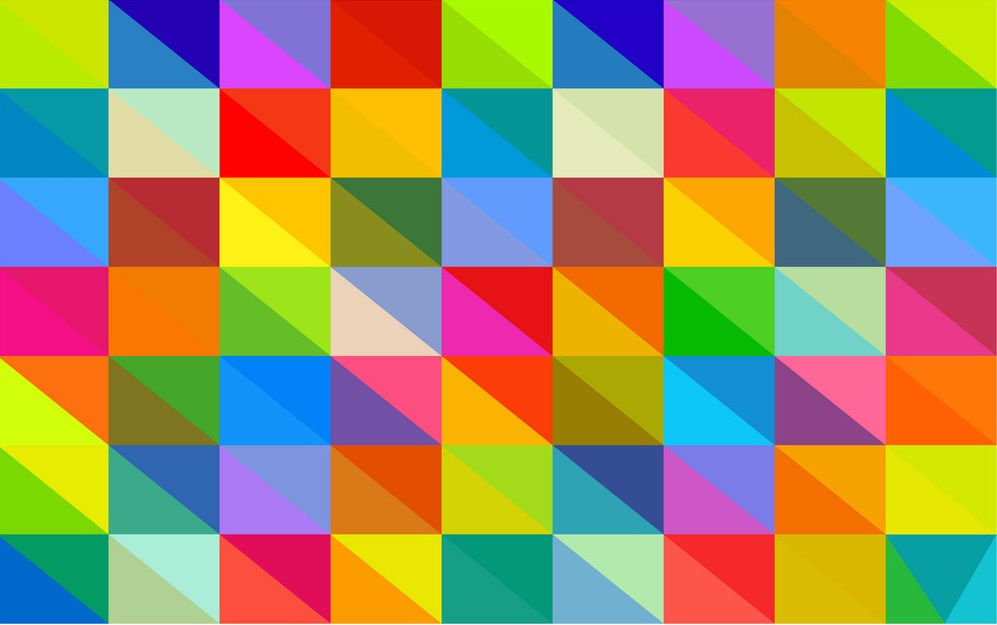
#> input picture multicolor_img.jpg, 997 x 625 px
$ jupyter execute color_detection.ipynb   (shell and % lines are left out)
#> lines starting #> are read from the running program, lines starting #| are printed output that depends on the picture
[cell 1]
#Check the present working directory
import os
os.getcwd()
#

[cell 2]
cd /home/faizan/projects&datasets

[cell 3]
import pandas as pd
import numpy as np
import matplotlib.pyplot as plt
import cv2 as cv

[cell 4]
df=pd.read_csv('colors.csv', names=['color','color_name','hex_value','R','G','B'])
#> (reads colors.csv from the repository)
df.head(5)

[cell 5]
df.columns

[cell 6]
df.info()

[cell 7]
df.shape

[cell 8]
len(df)

[cell 9]
df.dtypes

[cell 10]
df.isnull().any()

[cell 11]
#I have downloaded a multicolor immage from internet
image=cv.imread('multicolor_img.jpg')
#> image is the input picture: shape (625, 997, 3); mean B, G, R 98.6, 141.6, 157.9
image#prints an array of number i.e an array of pixels

[cell 12]
type(image)

[cell 13]
image.dtype

[cell 14]
image.shape
#> Out = (625, 997, 3)

[cell 15]
#resizing the immage
image=cv.resize(image,(600,500))
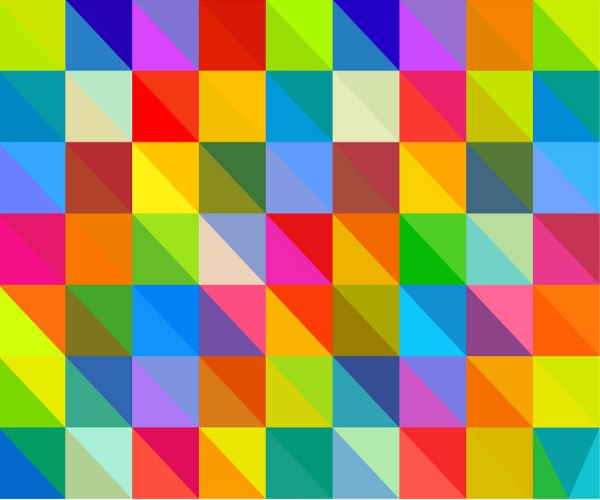
#> image: shape (500, 600, 3); mean B, G, R 98.6, 141.6, 157.9
image.shape
#> Out = (500, 600, 3)

[cell 16]
#plotting the immage
plt.figure(figsize=(10,8))
plt.imshow(image)
plt.show()

###### We want to know the color's name when we click any color on the immage

[cell 17]
double_clicked=False #Initially we make it False to take actions when it is double clicked
b=g=r=0 #Initially we make these value zero

[cell 18]
#To compare values with dataframe RGB values first we want to get these values
def extract_parameters(event,x,y,param,flags): #By defaul the function called in setMouseCallback have these five parameters.
    #event is doing any thing,x and y are coordinates of immage
    if event == cv.EVENT_LBUTTONDBLCLK: #if Left Button double clicked
        global b,g,r,double_clicked #We made  these variables global we can use them out of the funcyion without returning them in this fn

        double_clicked=True #We double clicked so we make it True

        print(f'The coordinates of this point is (x,y):{x,y}')#printing the coordinates,we extracted coordinate
        b,g,r = image[y,x] #opencv stores value in bgr format.We can extract these values through this line of code
        print(f'Blue component(B):{b}, Green component (G):{g}, Red component (R):{r}')
        print("-----------------------------------------------------------")
        #print(f"Data type of b,g and r respectivelyis: {type(b)},{type(g)},{type(r)}")
        #type of b,g and r is numpy.uint8 so we will convert into integer because we have to compare it with our dataframe R,G,B values
        b=int(b)
        g=int(g)
        r=int(r)
        #we can check the data type now
        #print(f"Data type of b,g and r respectivelyis: {type(b)},{type(g)},{type(r)}")

[cell 19]
df.loc[1] #second Row of data frame(only for example)

[cell 20]
df.loc[1,"R"]# vlaue at 2nd row and column R of dataframe and so on(only for example)
#df.loc[1,"G"]#value at 2nd row and column G
#df.loc[1,"B"]#value at 2nd row and column B

[cell 21]
#Now we are itrating through dataframe to getnearest value
def color_name(blue,green,red):
    min_val=1000 #We write/initialize a minimum value for comparison(1st time)
    for i in range(len(df)):
        #getting sum of absolute difference of each our color component vlaue with the value store in our dataframe RGB value.
        #So, We will get the name of color from dataframe with minimum absolute difference
        diff=abs(red-int(df.loc[i,"R"]))+abs(green-int(df.loc[i,"G"]))+abs(blue-int(df.loc[i,"B"]))
        if diff<=min_val:
            min_val=diff
            clr_name=df.loc[i,'color_name']
    return clr_name

[cell 22]
#creating a window
cv.namedWindow("img") #window name
cv.setMouseCallback("img",extract_parameters) #We set callback to take action on the immage according to our function named "action"

while True: #The loop will run for ever
    cv.imshow('img',image)#we will pass the name of window and image that we want to display
    if double_clicked==True:

        # Starting coordinates are (10, 10) awhich represents top left corner of rectangle
        start_point = (40, 25)

        # End coordinates are (620, 50) which represents the bottom right corner of rectangle
        end_point = (590, 60)

        # White color in BGR(white rectangle)
        color = (255, 255, 255)


        image = cv.rectangle(image, start_point, end_point, color, -1)#cv.rectangle() method we are drawing a rectangle with blue borders of thickes 2 pixels
        cv.rectangle(image,(400,30),(542,53),(b,g,r),-1)#We draw this small rectangle inside white rectangleto show the detected color
        #another benefit of drawing rectangle is that it cleans older text
        text=color_name(b,g,r)

        """Parameters for "cv.putText" method  """
        # org(staring point/coordinates)
        org = (50, 50)
        #font
        font=2
        # fontScale
        fontScale = 1
        # Black color in BGR
        color = (0, 0, 0)
        # Line thickness of 2 pixels
        thickness = 2

        cv.putText(image,text,org, font,fontScale, color, thickness, cv.LINE_AA) #openc method.Check the method's parameter for batter understanding
        if r+g+b>=500:#color is too lite
            cv.putText(image,text,org, font,fontScale, (0,0,0), thickness, cv.LINE_AA)#mentions black color

    if cv.waitKey(20) & 0xFF == 27:# if for 20 seconds nothing happens and we press escape key than loop will break
#> (key Esc is pressed here)
